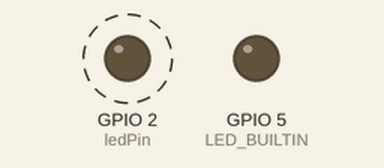
The sketch below on a simulated ESP8266 (NodeMCU). Parts: output pins drawn as LEDs (lit = HIGH). Dashed ring = blinking. WiFi joins after 1.5 s; servers stay silent unless stated; what the sketch prints to the serial monitor is not drawn.

Above: at 2.1 s.
Timing chart, 0 to 4.6 s (numbered marks = the images above):
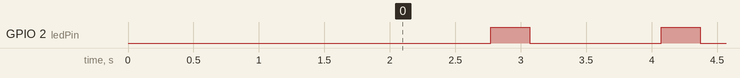

The sketch:

Station.ino
```cpp
#include <ESP8266WiFi.h>
//#include "max6675.h"
//222

#define LED_BUILTIN 5

const int reloj=13;
const int interruptPin=4;
int relojstate=0;
float temp = 0.0;

/*/ sensor max67
int ktcSO = 12;
int ktcCS = 10;
int ktcCLK = 14;
*/

int buttonstate=0;
byte ledPin = 2;
char ssid[] = "Spraypirolisis";           // SSID of your AP
char pass[] = "GerardoMedina";         // password of your AP

IPAddress server(192,168,4,15);     // IP address of the AP
WiFiClient client;

//MAX6675 ktc(ktcCLK, ktcCS, ktcSO);


void setup() {
  Serial.begin(9600);
  WiFi.mode(WIFI_STA);
  WiFi.begin(ssid, pass);           // connects to the WiFi AP
  Serial.println();
  Serial.println("Connection to the AP");
  while (WiFi.status() != WL_CONNECTED) {
    Serial.print(".");
    delay(100);
  }
  Serial.println();
  Serial.println("Connected");
  Serial.println("station_bare_01.ino");
  Serial.print("LocalIP:"); Serial.println(WiFi.localIP());
  Serial.println("MAC:" + WiFi.macAddress());
  Serial.print("Gateway:"); Serial.println(WiFi.gatewayIP());
  Serial.print("AP MAC:"); Serial.println(WiFi.BSSIDstr());
  pinMode(ledPin, OUTPUT);
  pinMode(LED_BUILTIN,OUTPUT);
  pinMode(interruptPin,INPUT_PULLUP);
}


/*

String answer = client.readStringUntil('\r');
*/
void loop() {
  //temp = ktc.readCelsius()*1
  client.connect(server, 80);
  digitalWrite(ledPin, LOW);
  //aqui puedo agregar el if switch on envia byte
  //Serial.println("********************************");
  //Serial.print("Byte sent to the AP: ");
  Serial.print(client.print("\r"));
  String answer = client.readStringUntil('\r');
  Serial.println("," + answer);
  //client.flush();
  digitalWrite(ledPin, HIGH);
  client.stop();
  delay(100);

}
```

Measured:
- by itself, GPIO 2 (ledPin): alternates HIGH for 0.30 s and LOW for 1.0 s
